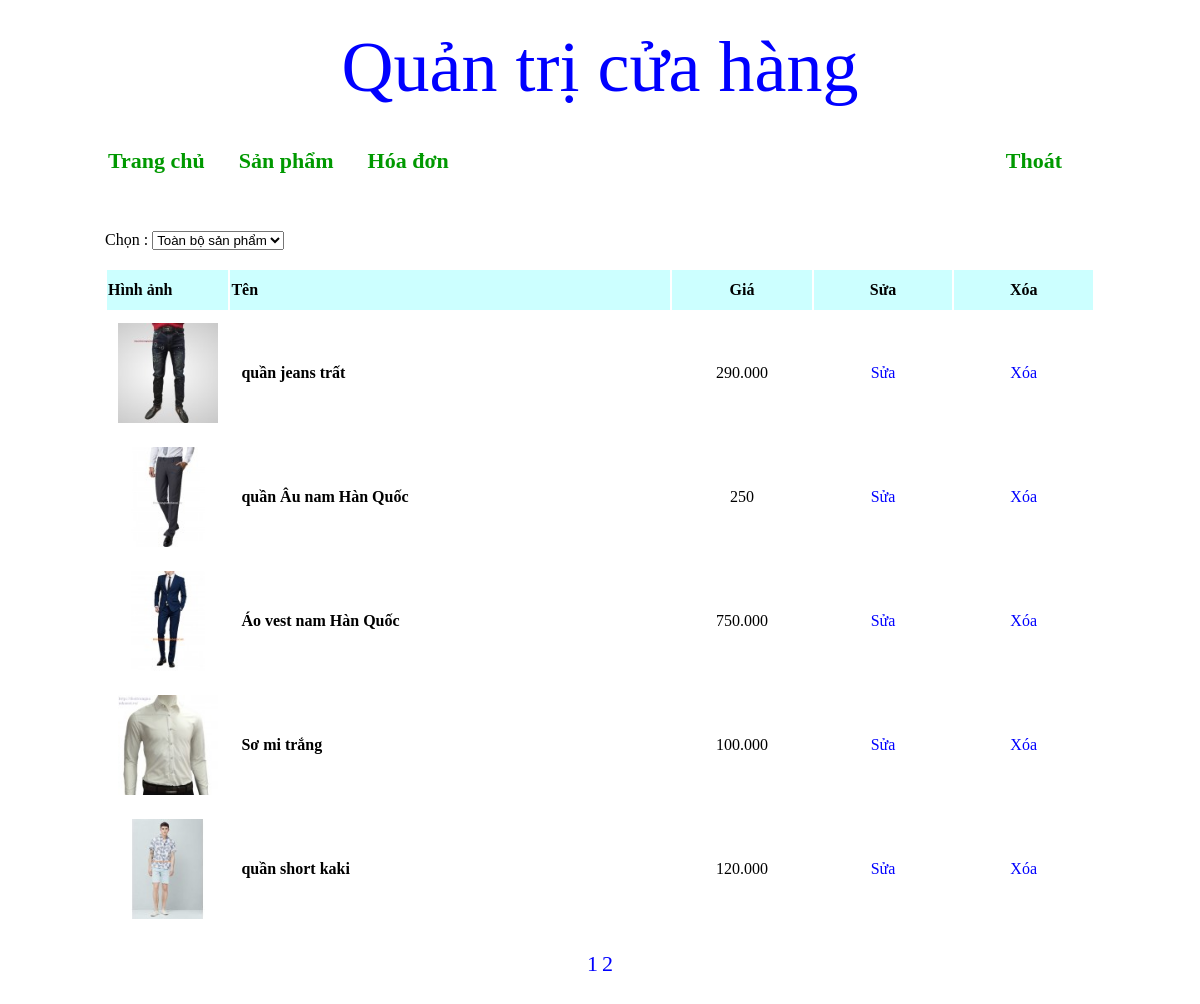
Page /quan_tri/index.php?thamso=quan_ly_san_pham&id_menu=toan_bo_san_pham&trang=2 (signed in) on the committed database.
### tables this page shows
CREATE TABLE `san_pham` (
  `id` int(11) NOT NULL,
  `ten` varchar(256) NOT NULL,
  `gia` int(255) NOT NULL,
  `hinh_anh` varchar(256) NOT NULL,
  `noi_dung` mediumtext NOT NULL,
  `thuoc_menu` int(255) NOT NULL,
  `noi_bat` varchar(256) NOT NULL,
  `trang_chu` varchar(256) NOT NULL,
  `sap_xep_trang_chu` int(255) NOT NULL
);

### quan_tri/chuc_nang/san_pham/quan_ly_san_pham.php (the view, shortened to what this page needs)
<?php
	if(!isset($_GET['id_menu']))
	{
		$id_menu="toan_bo_san_pham";
	}
	else
	{
		if($_GET['id_menu']!="" and $_GET['id_menu']!="toan_bo_san_pham")
		{
			$id_menu=$_GET['id_menu'];
		}
		else
		{
			$id_menu="toan_bo_san_pham";
		}
	}
?>
<br>
<div style="width:990px;text-align:left" >
	Chọn : <select name="danh_muc" onchange="window.location='?thamso=quan_ly_san_pham&id_menu='+this.value" >
	<option value="" >Toàn bộ sản phẩm</option>
	<?php
		$tv="select * from menu_doc order by id ";
	?>
	</select>
</div>
<br>
<?php
	$so_dong_tren_mot_trang=10;
	if($id_menu=="toan_bo_san_pham")
	{
		$tv="select count(*) from san_pham";
	}
	else
	{
		$tv="select count(*) from san_pham where thuoc_menu='$id_menu' ";
	}
	$tv_1=mysql_query($tv);
	$tv_2=mysql_fetch_array($tv_1);
	$so_trang=ceil($tv_2[0]/$so_dong_tren_mot_trang);
	$vtbd=($_GET['trang']-1)*$so_dong_tren_mot_trang;
	if($id_menu=="toan_bo_san_pham")
	{
		$tv="select id,ten,gia,hinh_anh from san_pham order by id desc limit $vtbd,$so_dong_tren_mot_trang";
	}
	else
	{
		$tv="select id,ten,gia,hinh_anh from san_pham where thuoc_menu='$id_menu' order by id desc limit $vtbd,$so_dong_tren_mot_trang";
	}
	$tv_1=mysql_query($tv);
?>
<table width="990px" class="tb_a1" >
	<tr style="background:#CCFFFF;height:40px;" >
		<td width="120px" ><b>Hình ảnh</b></td>
		<td width="450px" ><b>Tên</b></td>
		<td align="center" width="140px" ><b>Giá</b></td>
		<td align="center" width="140px" ><b>Sửa</b></td>
		<td align="center" width="140px" ><b>Xóa</b></td>
	</tr>
	<?php
		while($tv_2=mysql_fetch_array($tv_1))
		{
			$id=$tv_2['id'];
			$ten=$tv_2['ten'];
			$gia=$tv_2['gia'];
			$gia=number_format($gia,0,",",".");
			$link_hinh="../hinh_anh/san_pham/".$tv_2['hinh_anh'];
			$link_sua="?thamso=sua_san_pham&id_menu=".$id_menu."&id=".$id."&trang=".$_GET['trang'];
			$link_xoa="?xoa_san_pham=co&id=".$id;
			?>
				<tr class="a_1" >
					<td align="center" >
						<a href="<?php echo $link_sua; ?>" >
							<img src="<?php echo $link_hinh; ?>" style="width:100px;margin-top:10px;margin-bottom:10px;" border="0" >
						</a>
					</td>
					<td>
						<b href="<?php echo $link_sua; ?>" class="lk_a1" style="margin-left:10px" ><?php echo $ten; ?></b	>
					</td>
					<td align="center" >
						<?php echo $gia; ?>
					</td>
					<td align="center" >
						<a href="<?php echo $link_sua; ?>" class="lk_a1" >Sửa</a>
					</td>
					<td align="center" >
						<a href="<?php echo $link_xoa; ?>" class="lk_a1" >Xóa</a>
					</td>
				</tr>
			<?php
		}
	?>
	<tr>
		<td colspan="5" align="center" >
			<br>
			<?php
				for($i=1;$i<=$so_trang;$i++)
				{
					$link_phan_trang="?thamso=quan_ly_san_pham&id_menu=".$id_menu."&trang=".$i;
					echo "<a href='$link_phan_trang' class='phan_trang' >";
						echo $i;
					echo "</a> ";
				}
			?>
			<br><br>
		</td>
	</tr>
</table>

### quan_tri/giao_dien/giao_dien.css (style rules this page uses)
table.tb_a1 tr.a_1 { height:30px; }
a.lk_a1 { text-decoration:none;color:blue; }
a.phan_trang { text-decoration:none;color:blue;font-size:22px; }

### rows in the picture
san_pham: hinh_anh (picture), ten "quần jeans trất", gia "290.000"
san_pham: hinh_anh (picture), ten "quần Âu nam Hàn Quốc", gia "250"
san_pham: hinh_anh (picture), ten "Áo vest nam Hàn Quốc", gia "750.000"
san_pham: hinh_anh (picture), ten "Sơ mi trắng", gia "100.000"
san_pham: hinh_anh (picture), ten "quần short kaki", gia "120.000"
